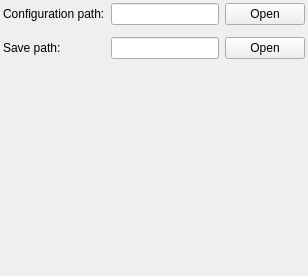
                          <widget class="QWidget" name="splice_page">
                           <layout class="QVBoxLayout" name="verticalLayout_8">
                            <property name="leftMargin">
                             <number>0</number>
                            </property>
                            <property name="topMargin">
                             <number>0</number>
                            </property>
                            <property name="rightMargin">
                             <number>0</number>
                            </property>
                            <property name="bottomMargin">
                             <number>0</number>
                            </property>
                            <item>
                             <widget class="QWidget" name="splice_widget" native="true">
                              <layout class="QVBoxLayout" name="verticalLayout_41">
                               <property name="leftMargin">
                                <number>0</number>
                               </property>
                               <property name="topMargin">
                                <number>0</number>
                               </property>
                               <property name="rightMargin">
                                <number>0</number>
                               </property>
                               <property name="bottomMargin">
                                <number>0</number>
                               </property>
                               <item>
                                <layout class="QGridLayout" name="gridLayout_6">
                                 <property name="leftMargin">
                                  <number>3</number>
                                 </property>
                                 <property name="topMargin">
                                  <number>3</number>
                                 </property>
                                 <property name="rightMargin">
                                  <number>3</number>
                                 </property>
                                 <property name="bottomMargin">
                                  <number>3</number>
                                 </property>
                                 <property name="verticalSpacing">
                                  <number>12</number>
                                 </property>
                                 <item row="0" column="0">
                                  <widget class="QLabel" name="label_23">
                                   <property name="text">
                                    <string>Configuration path:</string>
                                   </property>
                                  </widget>
                                 </item>
                                 <item row="0" column="2">
                                  <widget class="QPushButton" name="splice_cfg_Button">
                                   <property name="text">
                                    <string>Open</string>
                                   </property>
                                  </widget>
                                 </item>
                                 <item row="0" column="1">
                                  <widget class="QLineEdit" name="splice_cfg_lineEdit"/>
                                 </item>
                                 <item row="1" column="0">
                                  <widget class="QLabel" name="label_24">
                                   <property name="text">
                                    <string>Save path:</string>
                                   </property>
                                  </widget>
                                 </item>
                                 <item row="1" column="2">
                                  <widget class="QPushButton" name="splice_save_Button">
                                   <property name="text">
                                    <string>Open</string>
                                   </property>
                                  </widget>
                                 </item>
                                 <item row="1" column="1">
                                  <widget class="QLineEdit" name="splice_save_lineEdit">
                                   <property name="readOnly">
                                    <bool>true</bool>
                                   </property>
                                  </widget>
                                 </item>
                                </layout>
                               </item>
                              </layout>
                             </widget>
                            </item>
                            <item>
                             <spacer name="verticalSpacer_2">
                              <property name="orientation">
                               <enum>Qt::Vertical</enum>
                              </property>
                              <property name="sizeHint" stdset="0">
                               <size>
                                <width>20</width>
                                <height>214</height>
                               </size>
                              </property>
                             </spacer>
                            </item>
                           </layout>
                          </widget>
